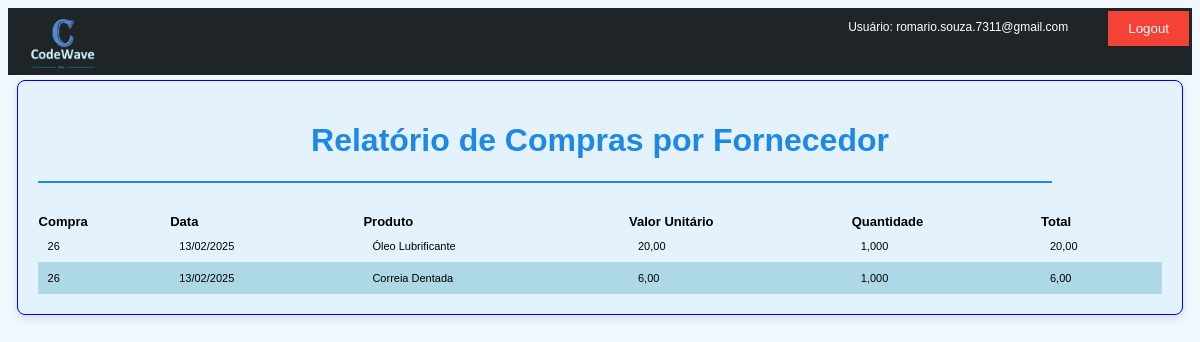
The page /compra_por_fornecedor/98765432000189 (signed in) on the database its author committed.
### loja/models.py (models this page shows, shortened)
class Caixa_compra(models.Model):
    os = models.DecimalField(max_digits=100, decimal_places=0, default=0)
    data_cadastro = models.DateTimeField(default=datetime.now)
    produto = models.ForeignKey(Produtos,  null=True, blank=True, on_delete=models.SET_NULL)
    quantidade = models.DecimalField(max_digits=10, decimal_places=3, default=0)
    valor_uni = models.DecimalField(max_digits=10, decimal_places=2, default=0)
    total = models.DecimalField(max_digits=10, decimal_places=2, default=0)
    status = models.BooleanField(default=False)

class Produtos(models.Model):
    imagem = models.ImageField(null=True, blank=True)
    cod_produto = models.IntegerField(null=True, blank=True)
    nome = models.CharField(max_length=200)
    descricao = models.CharField(max_length=200, null=True, blank=True)
    categoria = models.ForeignKey(Categoria, null=True, blank=True, on_delete=models.SET_NULL)
    marca = models.ForeignKey(MarcaProduto, null=True, blank=True, on_delete=models.SET_NULL)
    preco_venda = models.DecimalField(max_digits=10, decimal_places=2, default=0)
    estoque = models.DecimalField(max_digits=10, decimal_places=3, default=0)
    unidade_medida = models.ForeignKey(UnidadeMedida, null=True, blank=True, on_delete=models.SET_NULL)  # Corrigido o nome
    data_cadastro = models.DateField(default=date.today)
    codigo_barras = models.IntegerField(null=True, blank=True)
    peso = models.DecimalField(max_digits=10, decimal_places=3, null=True, blank=True)
    dimensoes = models.CharField(max_length=10, null=True, blank=True)
    obs = models.CharField(max_length=100, null=True, blank=True)
    usuario = models.CharField(max_length=20, null=True, blank=True, default="")

### loja/views.py (the view)
# urls.py: path('compra_por_fornecedor/<str:cnpj>', compra_por_fornecedor, name='compra_por_fornecedor'),
@login_required(login_url='/')
def compra_por_fornecedor(request, cnpj):
    nome_usuario = request.user.username
    fornecedor = Fornecedor.objects.get(cpf_cnpj=cnpj)
    os_ids = Contas_a_pagar.objects.filter(fornecedor=fornecedor).values_list('os', flat=True)
    caixa_compra = Caixa_compra.objects.filter(os__in=os_ids)
    return render(request, 'compra_por_fornecedor.html', {'caixa_compra':caixa_compra, 'nome_usuario': nome_usuario})

### loja/templates/compra_por_fornecedor.html
{% extends 'base.html' %} {% load static %} {% block body %}
<div class="form_fornecedor form_fornecedor_relatorio">
  <h1>Relatório de Compras por Fornecedor</h1>
  <hr style="width: 90%; background-color: black; margin: 0 0 30px 0;">
  <table>
    <thead>
        <tr>
            <th class="cabec_rel_prod">Compra</th>
            <th class="cabec_rel_prod">Data</th>
            <th class="cabec_rel_prod">Produto</th>
            <th class="cabec_rel_prod">Valor Unitário</th>
            <th class="cabec_rel_prod">Quantidade</th>
            <th class="cabec_rel_prod">Total</th>
        </tr>
    </thead>
    <tbody>
        {% if caixa_compra %}
            {% for item in caixa_compra %}
            <tr>
                <td class="font_rel_est">{{ item.os }}</td>
                <td class="font_rel_est">{{ item.data_cadastro|date:"d/m/Y" }}</td>
                <td class="font_rel_est">{{ item.produto.nome }}</td>
                <td class="font_rel_est">{{ item.valor_uni }}</td>
                <td class="font_rel_est">{{ item.quantidade }}</td>
                <td class="font_rel_est">{{ item.total }}</td>
            </tr>
            {% endfor %}
        {% else %}
            <tr>
                <td colspan="8" class="font_rel_est" style="text-align: center; font-weight: bold;">
                    Fornecedor sem nenhuma compra cadastrado
                </td>
            </tr>
        {% endif %}
    </tbody>
  </table>
</div>
{% endblock %}

### loja/templates/base.html (shortened to what this page needs)
{% load static %}
<!DOCTYPE html>
<html lang="pt-br">
  <head>
    <link rel="stylesheet" type="text/css" href="{% static 'css/main.css' %}" />
  </head>
  <body>
    <div class="espaco_logo">
      <a class="imagem_logo" href="{% url 'menu' %}">
        <img src="{% static 'imagens/logo.jpeg' %}" alt="Logo" width="70px" />
      </a>
      <p class="nome_do_usuario">Usuário: {{ nome_usuario }}</p>
      <form method="POST" action="{% url 'logout' %}">
        <button class="btn-logout" type="submit">Logout</button>
      </form>
    </div>
    {% block body %} {% endblock %}
  </body>
</html>

### static/css/main.css (style rules this page uses)
.cabec_rel_prod { font-family: Arial, sans-serif; font-size: 13px; }
.font_rel_est { font-weight: normal; font-family: Arial, sans-serif; font-size: 11px; }
tbody td { font-weight: normal; font-family: Arial, sans-serif; font-size: 14px; }
table { width: 100%; border-collapse: collapse; }
th, td { text-align: left; }
tr:nth-child(even) { background-color: #add8e6; }
body { font-family: Arial, sans-serif; background-color: #f0f8ff; }
.form_fornecedor { width: 50%; margin: auto; border: 1px solid blue; background-color: #e3f2fd; border-radius: 8px; padding: 20px; box-shadow: 0px 4px 8px rgba(0, 0, 0, 0.1); }
h1 { text-align: center; color: #1e88e5; }
hr { border: 1px solid #1e88e5; }
td { padding: 10px; }
.espaco_logo { display: flex; background-color: rgba(1, 5, 8, 0.871); width: 100%; margin: 0 0 5px 0; }
.imagem_logo { margin: 0 0 0 20px; }
.nome_do_usuario { color: #ffffff; margin-left: auto; padding: 0 40px 0 0; font-size: 12px; }
.btn-logout { background-color: #f44336; color: white; border: none; padding: 10px 20px; cursor: pointer; margin: 3px 3px 0 0; }
.form_fornecedor_relatorio { width: 95%; }

### rows shown on the page
Caixa_compra: os "26", data_cadastro "13/02/2025", produto.nome "Óleo Lubrificante", valor_uni "20,00", quantidade "1,000", total "20,00"
Caixa_compra: os "26", data_cadastro "13/02/2025", produto.nome "Correia Dentada", valor_uni "6,00", quantidade "1,000", total "6,00"

### other values the page prints
{{ nome_usuario }} "romario.souza.7311@gmail.com"
